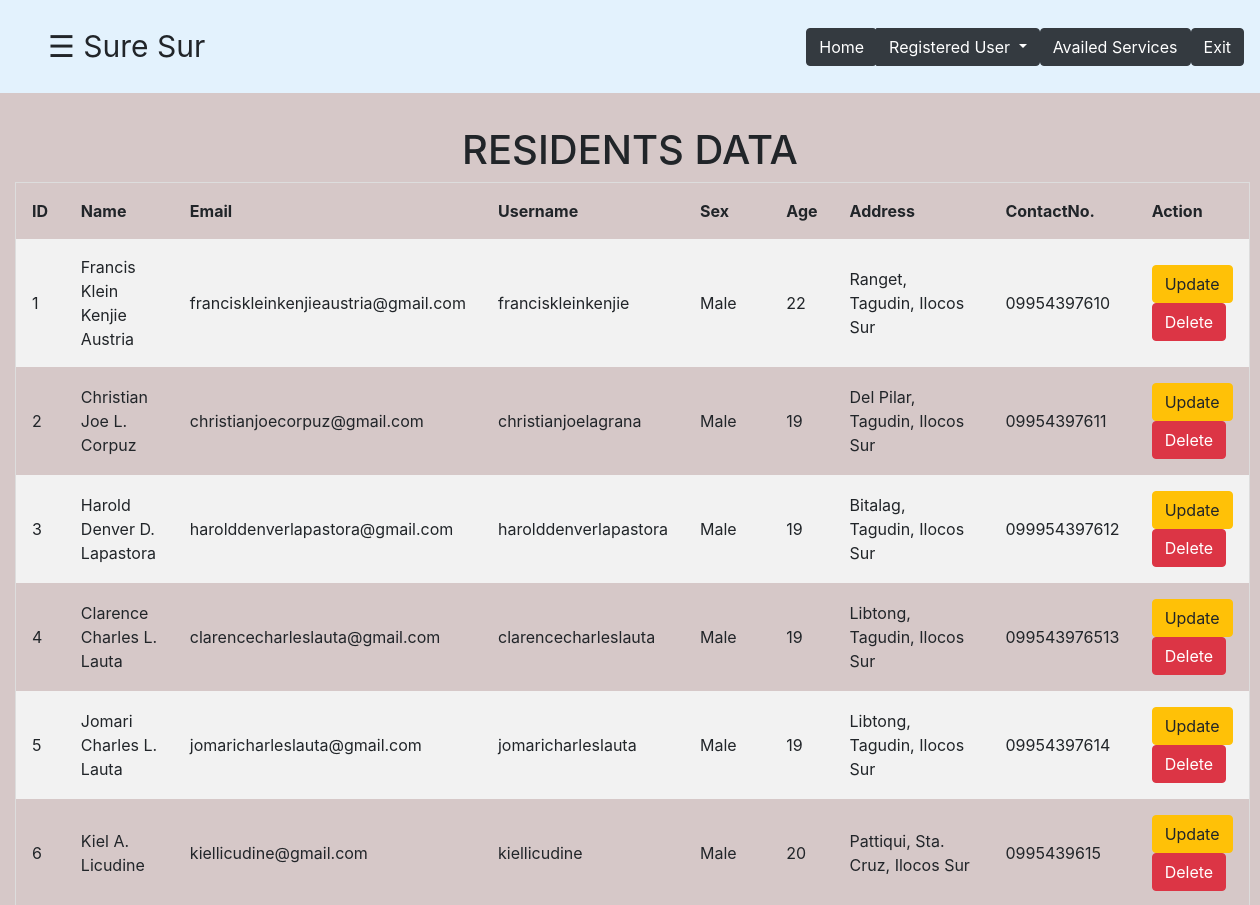
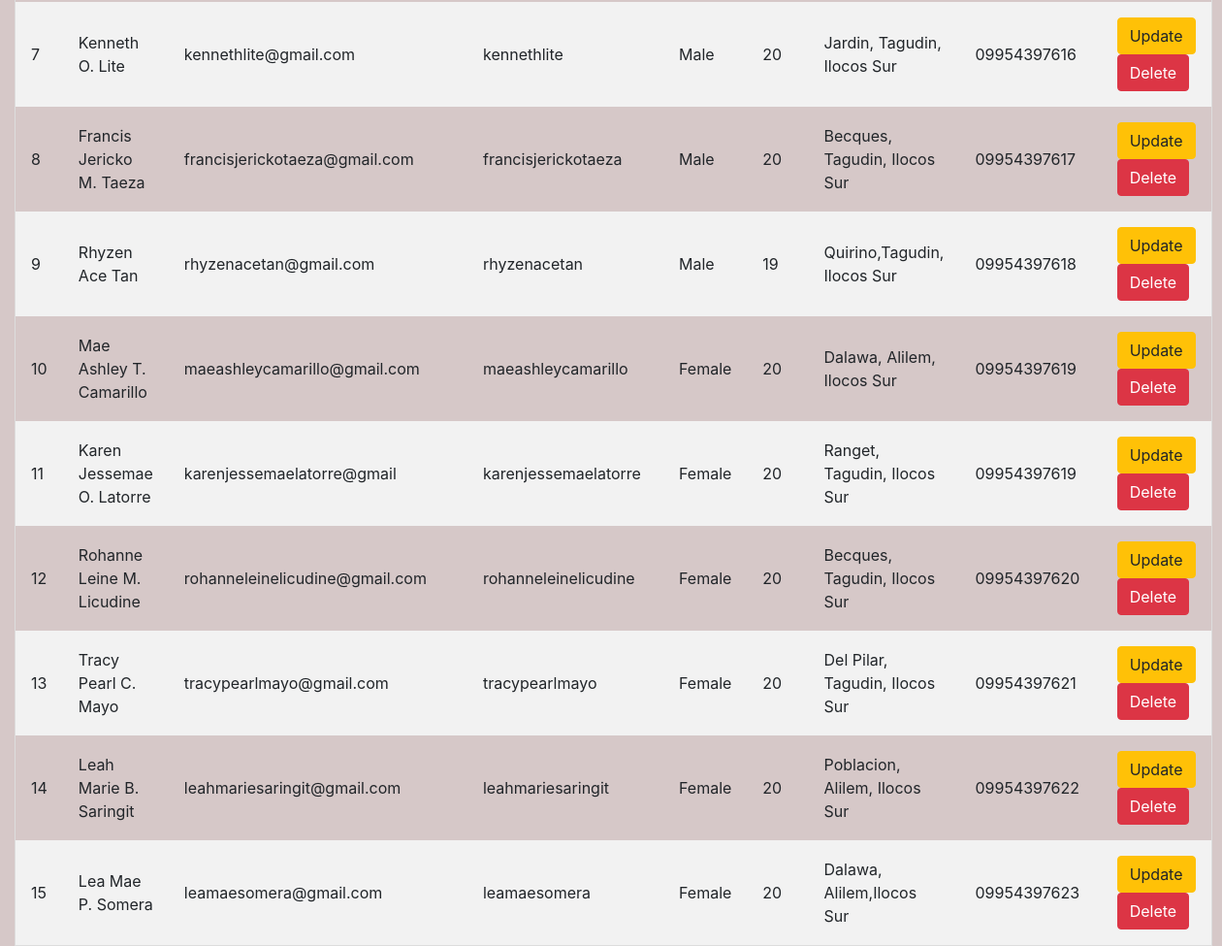
/adminresidents.php, run on the app's committed database (2 pictures, top to bottom).
### tables this page shows
CREATE TABLE `residents` (
  `ID` int(11) NOT NULL,
  `Name` varchar(70) DEFAULT NULL,
  `Email` varchar(50) DEFAULT NULL,
  `Username` varchar(50) DEFAULT NULL,
  `Password` varchar(50) DEFAULT NULL,
  `Sex` varchar(10) DEFAULT NULL,
  `Age` int(5) DEFAULT NULL,
  `Birthdate` varchar(20) DEFAULT NULL,
  `Address` varchar(100) DEFAULT NULL,
  `ContactNo` varchar(50) DEFAULT NULL
);

### adminresidents.php (the view, shortened to what this page needs)
<!DOCTYPE html>
<html lang="en">
<head>
  <link rel="stylesheet" href="https://maxcdn.bootstrapcdn.com/bootstrap/4.0.0/css/bootstrap.min.css">
  <link rel="stylesheet" href="https://maxcdn.bootstrapcdn.com/bootstrap/4.5.2/css/bootstrap.min.css">
<link rel="stylesheet" type="text/css" href="sidenav.css">
<link rel="stylesheet" type="text/css" href="content1.css">
<link rel="stylesheet" type="text/css" href="footer.css">
<link rel="stylesheet" type="text/css" href="style.css"/>
</head>
<body>
<nav class="navbar navbar-expand-md navbar-light fixed-top" style="background-color: #e3f2fd;">
    <a class="navbar-brand" href="#">
<div id="main">
     <span style="font-size:30px;cursor:pointer" onclick="openNav()">&#9776; Sure Sur</span>
    </div> </a>
  <div class="btn-group">
     <a href="admin.php"><button type="button" class="btn btn-dark">
  Home</button></a>
    <button type="button" class="btn btn-dark dropdown-toggle" data-toggle="dropdown">
       Registered User
    </button>
  <a href="availedservices.php"><button type="button" class="btn btn-dark">Availed Services</button>
    </div></a>
      <a href="home.html"><button type="button" class="btn btn-dark">Exit</button></a>
      </nav>
<div class="container-fluid" style="margin-top: 10%;">
 <h1 align="center">RESIDENTS DATA</h1>
  <table>
    <tr>
      <th>ID</th>
      <th>Name</th>
      <th>Email</th>
      <th>Username</th>
      <th>Sex</th>
      <th>Age</th>
      <th>Address</th>
      <th>ContactNo.</th>
      <th>Action</th>
    </tr>
    <?php
      include "myconnection.php";
      $query="SELECT*FROM residents";
      $result=mysqli_query($connect, $query);
      if(mysqli_num_rows($result)>0){
        while ($row=mysqli_fetch_array($result)) {
    ?>
    <tr>
      <td><?php echo $row["ID"];?></td>
      <td><?php echo $row["Name"];?></td>
      <td><?php echo $row["Email"];?></td>
      <td><?php echo $row["Username"];?></td>
      <td><?php echo $row["Sex"];?></td>
      <td><?php echo $row["Age"];?></td>
      <td><?php echo $row["Address"];?></td>
      <td><?php echo $row["ContactNo"];?></td>
      <td>
        <a href="residentEdit.php?ID=<?php echo $row["ID"];?>">
        <button class="btn btn-warning">Update</button></a>
        <a href="deleteres.php?ID=<?php echo $row["ID"];?>">
        <button class="btn btn-danger">Delete</button></a>
      </td>
    </tr>
    <?php
        }
      }
      else{
        echo "0 results";
      }
    ?>
  </table>
</body>
</html>

### sidenav.css (style rules this page uses)
.sidenav a { padding: 8px 8px 8px 32px; text-decoration: none; font-size: 25px; color: #818181; display: block; transition: 0.3s; }
#main { transition: margin-left .5s; padding: 16px; }

### content1.css (style rules this page uses)
body { background: #9776; }

### style.css (style rules this page uses)
table { border-collapse: collapse; border-spacing: 0; width: 100%; border: 1px solid #ddd; }
th, td { text-align: left; padding: 16px; }
tr:nth-child(even) { background-color: #f2f2f2; }

### data on the page
residents: ID "1", Name "Francis Klein Kenjie Austria", Email "franciskleinkenjieaustria@gmail.com", Username "franciskleinkenjie", Sex "Male", Age "22", Address "Ranget, Tagudin, Ilocos Sur", ContactNo "09954397610"
residents: ID "2", Name "Christian Joe L. Corpuz", Email "christianjoecorpuz@gmail.com", Username "christianjoelagrana", Sex "Male", Age "19", Address "Del Pilar, Tagudin, Ilocos Sur", ContactNo "09954397611"
residents: ID "3", Name "Harold Denver D. Lapastora", Email "harolddenverlapastora@gmail.com", Username "harolddenverlapastora", Sex "Male", Age "19", Address "Bitalag, Tagudin, Ilocos Sur", ContactNo "099954397612"
residents: ID "4", Name "Clarence Charles L. Lauta", Email "clarencecharleslauta@gmail.com", Username "clarencecharleslauta", Sex "Male", Age "19", Address "Libtong, Tagudin, Ilocos Sur", ContactNo "099543976513"
residents: ID "5", Name "Jomari Charles L. Lauta", Email "jomaricharleslauta@gmail.com", Username "jomaricharleslauta", Sex "Male", Age "19", Address "Libtong, Tagudin, Ilocos Sur", ContactNo "09954397614"
residents: ID "6", Name "Kiel A. Licudine", Email "kiellicudine@gmail.com", Username "kiellicudine", Sex "Male", Age "20", Address "Pattiqui, Sta. Cruz, Ilocos Sur", ContactNo "0995439615"
residents: ID "7", Name "Kenneth O. Lite", Email "kennethlite@gmail.com", Username "kennethlite", Sex "Male", Age "20", Address "Jardin, Tagudin, Ilocos Sur", ContactNo "09954397616"
residents: ID "8", Name "Francis Jericko M. Taeza", Email "francisjerickotaeza@gmail.com", Username "francisjerickotaeza", Sex "Male", Age "20", Address "Becques, Tagudin, Ilocos Sur", ContactNo "09954397617"
residents: ID "9", Name "Rhyzen Ace Tan", Email "rhyzenacetan@gmail.com", Username "rhyzenacetan", Sex "Male", Age "19", Address "Quirino,Tagudin, Ilocos Sur", ContactNo "09954397618"
residents: ID "10", Name "Mae Ashley T. Camarillo", Email "maeashleycamarillo@gmail.com", Username "maeashleycamarillo", Sex "Female", Age "20", Address "Dalawa, Alilem, Ilocos Sur", ContactNo "09954397619"
residents: ID "11", Name "Karen Jessemae O. Latorre", Email "karenjessemaelatorre@gmail", Username "karenjessemaelatorre", Sex "Female", Age "20", Address "Ranget, Tagudin, Ilocos Sur", ContactNo "09954397619"
residents: ID "12", Name "Rohanne Leine M. Licudine", Email "rohanneleinelicudine@gmail.com", Username "rohanneleinelicudine", Sex "Female", Age "20", Address "Becques, Tagudin, Ilocos Sur", ContactNo "09954397620"
residents: ID "13", Name "Tracy Pearl C. Mayo", Email "tracypearlmayo@gmail.com", Username "tracypearlmayo", Sex "Female", Age "20", Address "Del Pilar, Tagudin, Ilocos Sur", ContactNo "09954397621"
residents: ID "14", Name "Leah Marie B. Saringit", Email "leahmariesaringit@gmail.com", Username "leahmariesaringit", Sex "Female", Age "20", Address "Poblacion, Alilem, Ilocos Sur", ContactNo "09954397622"
residents: ID "15", Name "Lea Mae P. Somera", Email "leamaesomera@gmail.com", Username "leamaesomera", Sex "Female", Age "20", Address "Dalawa, Alilem,Ilocos Sur", ContactNo "09954397623"
